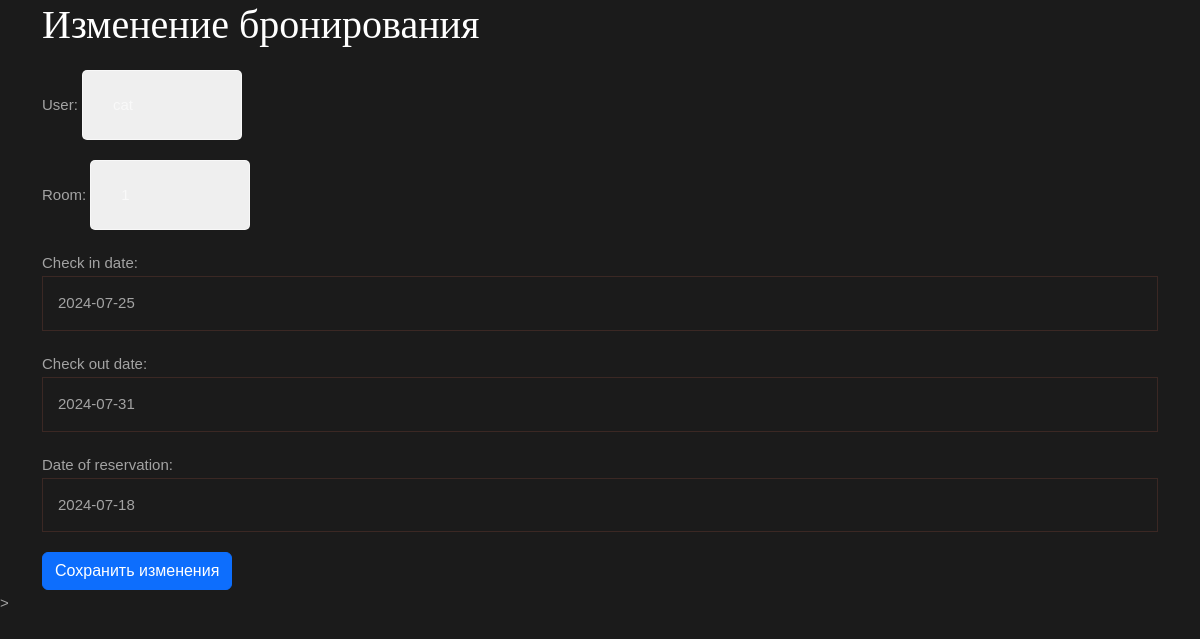
Screenshot of /booking/9/update/ with the database file from the repository.
### apps/rooms/models.py (models this page shows, shortened)
class Booking(models.Model):
    user = models.ForeignKey(
        User,
        on_delete=models.CASCADE,
        related_name='bookings'
    )
    room = models.ForeignKey(
        Room,
        on_delete=models.CASCADE,
        related_name='bookings'
    )
    check_in_date = models.DateField()
    check_out_date = models.DateField()
    date_of_reservation = models.DateField(default=timezone.now)
    MIN_STAY_DURATION = 2
    class Meta:
        ordering = ['-date_of_reservation']

### apps/rooms/views.py (the view, shortened to what this page needs)
# urls.py: path('booking/<int:pk>/update/', BookingUpdateView.as_view(), name="booking_update"),
class BookingUpdateView(generic.UpdateView):
    model = Booking
    form_class = BookingForm
    template_name = 'booking/update.html'
    success_url = reverse_lazy('admin_bookings')

### apps/rooms/forms.py
class BookingForm(forms.ModelForm):
    class Meta:
        model = Booking
        fields = [
            'user',
            'room',
            'check_in_date',
            'check_out_date',
            'date_of_reservation',
        ]

### apps/rooms/models.py (called while the page is built)
    def __str__(self):
        return str(self.number)

### templates/booking/update.html (shortened to what this page needs)
{% extends 'base/base.html' %}
{% block content %}
    <div class="container">
        <h1>Изменение бронирования</h1>
        <form method="post">
            {{ form.as_p }}
            <button type="submit" class="btn btn-primary">Сохранить изменения</button>
        </form>
    </div>
{% endblock %}

### rows the page displays
Booking: user "cat", room "1", check_in_date "2024-07-25", check_out_date "2024-07-31", date_of_reservation "2024-07-18"
